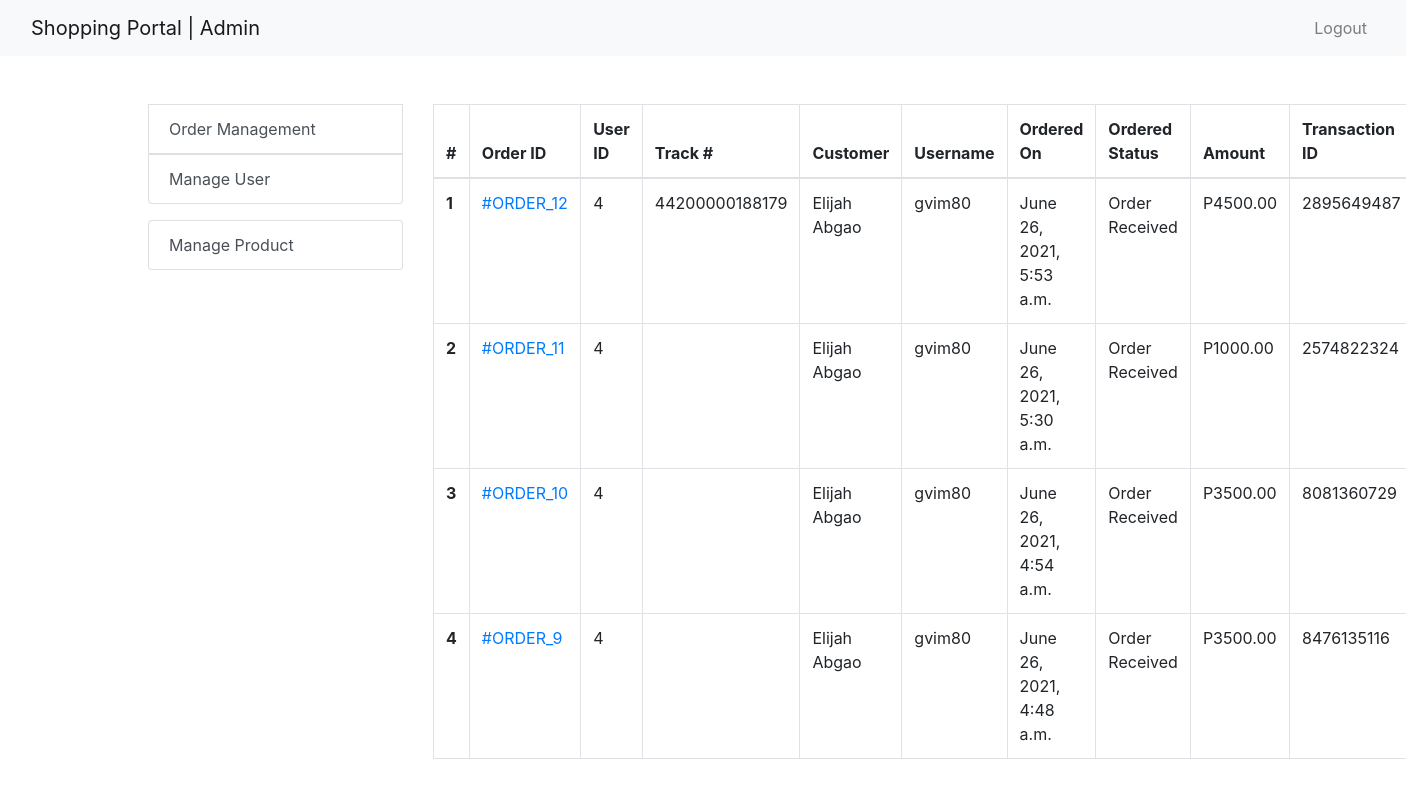
Page /admin-received/ (signed in) on the committed database.
### ecomapp/models.py (models this page shows, shortened)
class Order(models.Model):
    cart = models.OneToOneField(Cart, on_delete=models.CASCADE)
    fullname = models.CharField(max_length=200)
    barangay = models.CharField(max_length=200, null=True, blank=True)
    street = models.CharField(max_length=200, null=True, blank=True)
    city = models.CharField(max_length=200, null=True, blank=True)
    province = models.CharField(max_length=200, null=True, blank=True)
    postal = models.IntegerField(null=True, blank=True)
    mobile = models.CharField(max_length=11)
    email = models.EmailField(null=True, blank=True)
    subtotal = models.PositiveIntegerField()
    discount = models.PositiveIntegerField()
    total = models.PositiveIntegerField()
    order_status = models.CharField(max_length=50, choices=ORDER_STATUS)
    created_at = models.DateTimeField(auto_now_add=True)
    payment_completed = models.BooleanField(default=False, null=True, blank=True)
    number = models.CharField(max_length=20)
    transaction_id = models.CharField(max_length=255)

class Cart(models.Model):
    customer = models.ForeignKey(Customer, on_delete=models.SET_NULL, null=True, blank=True)
    total = models.PositiveIntegerField(default=0)
    created_at = models.DateTimeField(auto_now_add=True)

class Customer(models.Model):
    user = models.OneToOneField(User, on_delete=models.CASCADE)
    full_name = models.CharField(max_length=200)
    mobile = models.CharField(max_length=11)
    address = models.CharField(max_length=200, null=True, blank=True)
    birthday = models.DateField(auto_now_add=False, auto_now=False, blank=True, null=True)
    gender = models.CharField(max_length=50, choices=GENDER_CHOICES)
    joined_on = models.DateTimeField(auto_now_add=True)

### ecomapp/views.py (the view)
# urls.py: path("admin-received/", AdminReceivedView.as_view(), name="receivedorder"),
class AdminReceivedView(AdminRequiredMixin, TemplateView):
    template_name = "adminpages/adminreceivedorder.html"
    def get_context_data(self, **kwargs):
        context = super().get_context_data(**kwargs)
        context["receivedorders"] = Order.objects.filter(order_status="Order Received").order_by("-id")
        return context

### ecomapp/views.py (called while the page is built)
    def dispatch(self, request, *args, **kwargs):
        if request.user.is_authenticated and Admin.objects.filter(user=request.user).exists():
            pass
        else:
            return redirect("/admin-login/")
        return super().dispatch(request, *args, **kwargs)

### templates/adminpages/adminreceivedorder.html (shortened to what this page needs)
{% extends "adminpages/adminbase.html" %}
{% block content %}
<div class="container my-5">
    <div class="row my-4">
        <div class="col-sm-3">
            <div class="list-group">
                <div class="dropdown show">
                    <a class="list-group-item list-group-item-action " role="button" id="dropdownMenuLink" data-toggle="dropdown" aria-haspopup="true" aria-expanded="false">Order Management</a>
                </div>
                <a href="{% url 'ecomapp:manageuser' %}" class="list-group-item list-group-item-action" aria-current="true">Manage User</a>
            </div>
            <div class="list-group my-3">
                <a href="{% url 'ecomapp:manageproduct' %}" class="list-group-item list-group-item-action" aria-current="true">Manage Product</a>
            </div>
        </div>
        <div class="col-md-9">
            <table class="table table-bordered">
                <thead>
                    <tr>
                        <th scope="col">#</th>
                        <th scope="col">Order ID</th>
                        <th scope="col">User ID</th>
                        <th scope="col">Track #</th>
                        <th scope="col">Customer</th>
                        <th scope="col">Username</th>
                        <th scope="col">Ordered On</th>
                        <th scope="col">Ordered Status</th>
                        <th scope="col">Amount</th>
                        <th scope="col">Transaction ID</th>
                    </tr>
                </thead>
                <tbody>
                    {% for order in receivedorders %}
                    <tr>
                        <th scope="row">{{forloop.counter}}</th>
                        <td><a href="{% url 'ecomapp:adminorderdetail' order.id %}">#ORDER_{{order.id}}</a></td>
                        <td>{{order.cart.customer.id}}</td>
                        <td>{{order.number}}</td>
                        <td>{{order.fullname}}</td>
                        <td>{{order.cart.customer.user.username}}</td>
                        <td>{{order.created_at}}</td>
                        <td>{{order.order_status}}</td>
                        <td>P{{order.total}}.00</td>
                        <td>{{order.transaction_id}}</td>
                    </tr>
                    {% endfor %}
                </tbody>
            </table>
        </div>
    </div>
</div>
{% endblock %}

### rows in the picture
Order: id "12", cart.customer.id "4", number "44200000188179", fullname "Elijah Abgao", cart.customer.user.username "gvim80", created_at "June 26, 2021, 5:53 a.m.", order_status "Order Received", total "4500", transaction_id "2895649487"
Order: id "11", cart.customer.id "4", fullname "Elijah Abgao", cart.customer.user.username "gvim80", created_at "June 26, 2021, 5:30 a.m.", order_status "Order Received", total "1000", transaction_id "2574822324"
Order: id "10", cart.customer.id "4", fullname "Elijah Abgao", cart.customer.user.username "gvim80", created_at "June 26, 2021, 4:54 a.m.", order_status "Order Received", total "3500", transaction_id "8081360729"
Order: id "9", cart.customer.id "4", fullname "Elijah Abgao", cart.customer.user.username "gvim80", created_at "June 26, 2021, 4:48 a.m.", order_status "Order Received", total "3500", transaction_id "8476135116"
